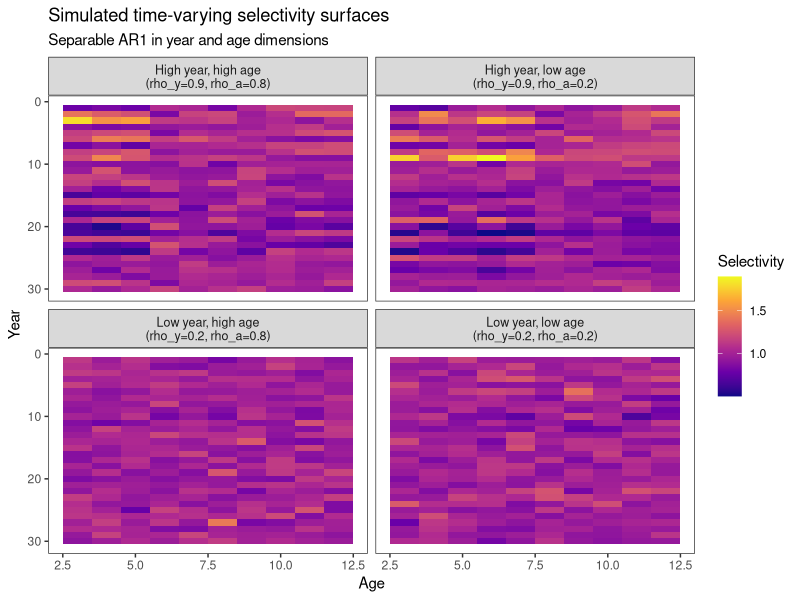
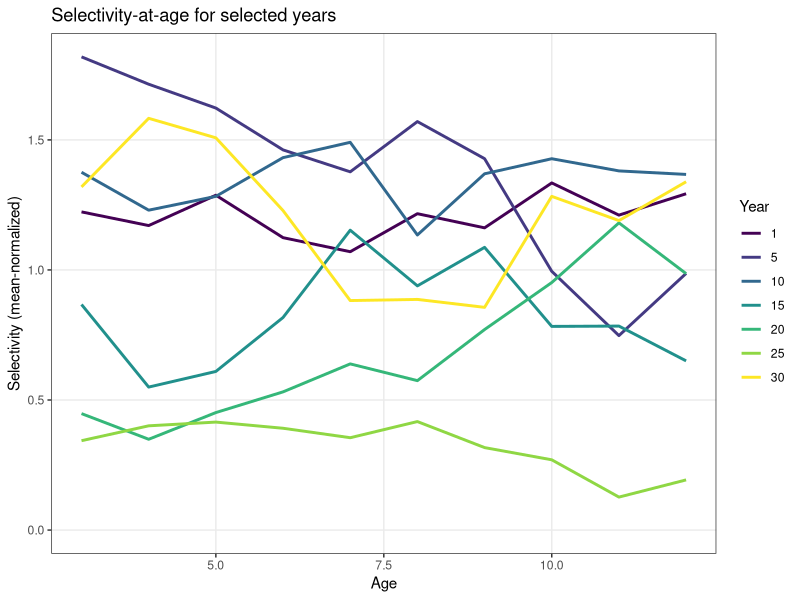

R code for these plots, in order:
## ---- chunk 1
#| label: fig-tv-sim
#| fig-cap: "Simulated 2D AR1 selectivity surfaces under different autocorrelation settings."
library(ggplot2)
library(dplyr)
library(tidyr)

sim_ar1_2d <- function(n_year, n_age, rho_y, rho_a, sigma, seed = 42) {
  set.seed(seed)
  # Simulate AR1 in year
  y_proc <- numeric(n_year)
  y_proc[1] <- rnorm(1, 0, sigma / sqrt(1 - rho_y^2))
  for (t in 2:n_year) {
    y_proc[t] <- rho_y * y_proc[t - 1] + rnorm(1, 0, sigma)
  }
  # Simulate AR1 in age
  a_proc <- numeric(n_age)
  a_proc[1] <- rnorm(1, 0, sigma / sqrt(1 - rho_a^2))
  for (a in 2:n_age) {
    a_proc[a] <- rho_a * a_proc[a - 1] + rnorm(1, 0, sigma)
  }
  # Separable: outer product + noise
  eps <- outer(y_proc, a_proc) +
    matrix(rnorm(n_year * n_age, 0, sigma * 0.3), n_year, n_age)
  # Normalize each year
  sel <- t(apply(eps, 1, function(x) {
    ex <- exp(x)
    ex / mean(ex)
  }))
  sel
}

scenarios <- list(
  list(label = "High year, high age\n(rho_y=0.9, rho_a=0.8)",
       rho_y = 0.9, rho_a = 0.8, sigma = 0.3),
  list(label = "High year, low age\n(rho_y=0.9, rho_a=0.2)",
       rho_y = 0.9, rho_a = 0.2, sigma = 0.3),
  list(label = "Low year, high age\n(rho_y=0.2, rho_a=0.8)",
       rho_y = 0.2, rho_a = 0.8, sigma = 0.3),
  list(label = "Low year, low age\n(rho_y=0.2, rho_a=0.2)",
       rho_y = 0.2, rho_a = 0.2, sigma = 0.3)
)

n_year <- 30
n_age <- 10
ages <- 3:12

all_data <- bind_rows(lapply(seq_along(scenarios), function(i) {
  sc <- scenarios[[i]]
  sel <- sim_ar1_2d(n_year, n_age, sc$rho_y, sc$rho_a, sc$sigma, seed = i)
  expand_grid(year = 1:n_year, age_idx = 1:n_age) %>%
    mutate(
      age = ages[age_idx],
      selectivity = as.vector(sel),
      scenario = sc$label
    )
}))

ggplot(all_data, aes(x = age, y = year, fill = selectivity)) +
  geom_tile() +
  facet_wrap(~scenario, ncol = 2) +
  scale_fill_viridis_c(name = "Selectivity", option = "C") +
  scale_y_reverse() +
  labs(x = "Age", y = "Year",
       title = "Simulated time-varying selectivity surfaces",
       subtitle = "Separable AR1 in year and age dimensions") +
  theme_bw(base_size = 11) +
  theme(panel.grid = element_blank(),
        strip.text = element_text(size = 9))
## ---- chunk 2
#| label: fig-tv-lines
#| fig-cap: "Time-varying selectivity curves at selected years (high autocorrelation scenario)."
sel_mat <- sim_ar1_2d(n_year, n_age, rho_y = 0.9, rho_a = 0.8, sigma = 0.3)
sel_df <- expand_grid(year = 1:n_year, age_idx = 1:n_age) %>%
  mutate(
    age = ages[age_idx],
    selectivity = as.vector(sel_mat)
  ) %>%
  filter(year %in% c(1, 5, 10, 15, 20, 25, 30))

ggplot(sel_df, aes(x = age, y = selectivity, color = factor(year))) +
  geom_line(linewidth = 1) +
  scale_color_viridis_d(name = "Year", option = "D") +
  scale_y_continuous(limits = c(0, NA)) +
  labs(x = "Age", y = "Selectivity (mean-normalized)",
       title = "Selectivity-at-age for selected years") +
  theme_bw(base_size = 11) +
  theme(panel.grid.minor = element_blank())
